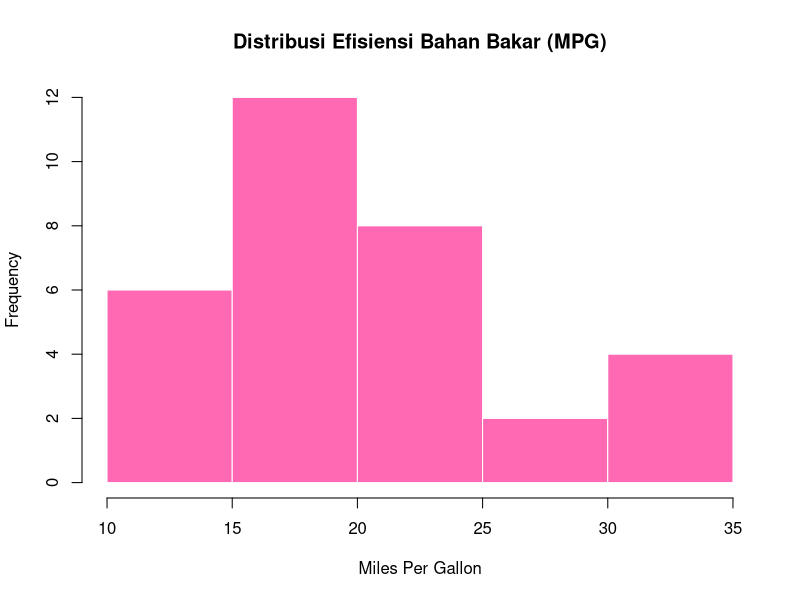

Write the R code that produced this figure.
# TUGAS 1: RINGKASAN INTEGRASI RSTUDIO DAN GITHUB
# Nama  : Lintang Djenar Mahesa Ayu
# NIM   : 1314624005

# Memuat dataset
data(mtcars)

# Menampilkan 6 data pertama (Head)
head(mtcars)

# Statistik Deskriptif
summary(mtcars)

# Menghitung Statistik untuk Variabel MPG
mean_mpg <- mean(mtcars$mpg)   # Rata-rata
sd_mpg   <- sd(mtcars$mpg)     # Standar Deviasi
max_mpg  <- max(mtcars$mpg)     # Nilai Maksimum
min_mpg  <- min(mtcars$mpg)     # Nilai Minimum

print(paste("Rata-rata MPG:", round(mean_mpg, 2)))
print(paste("Standar Deviasi MPG:", round(sd_mpg, 2)))
print(paste("Nilai Maksimum MPG:", max_mpg))
print(paste("Nilai Minimum MPG:", min_mpg))

# Membuat Histogram untuk variabel MPG agar terlihat distribusinya
hist(mtcars$mpg, 
     main = "Distribusi Efisiensi Bahan Bakar (MPG)",
     xlab = "Miles Per Gallon",
     col = "hotpink",
     border = "white")

# Mengecek apakah ada data pencilan (outlier) pada variabel MPG
outliers <- boxplot.stats(mtcars$mpg)$out
print(paste("Jumlah outlier yang terdeteksi:", length(outliers)))

# Memberikan keterangan jika data bersih
if(length(outliers) == 0) {
  print("Data MPG bersih dari pencilan, siap untuk analisis visual.")
}
